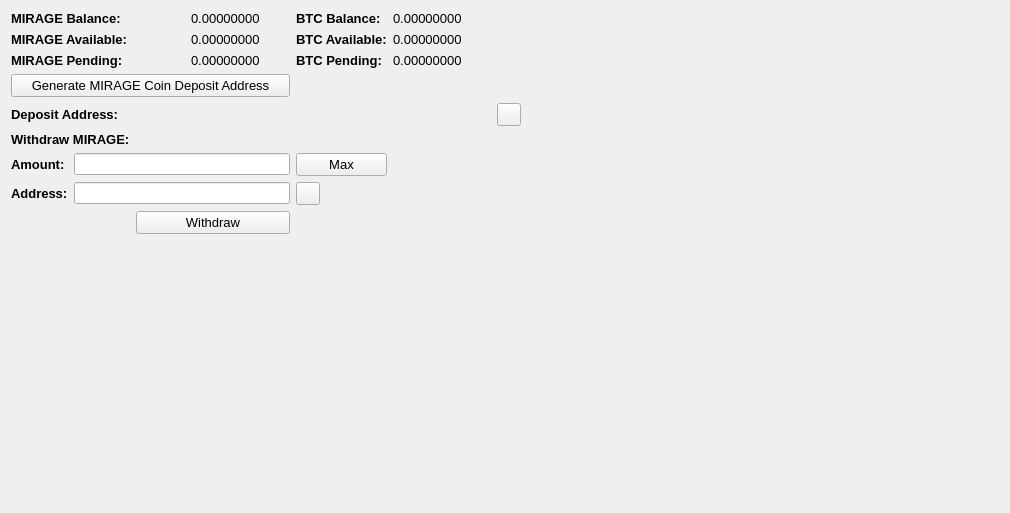
     <widget class="QWidget" name="BalanceTab">
      <attribute name="title">
       <string>Balance</string>
      </attribute>
      <layout class="QGridLayout" name="gridLayout_2">
       <item row="0" column="0" colspan="2">
        <widget class="QLabel" name="label_11">
         <property name="font">
          <font>
           <pointsize>10</pointsize>
           <weight>75</weight>
           <bold>true</bold>
          </font>
         </property>
         <property name="text">
          <string>MIRAGE Balance:</string>
         </property>
        </widget>
       </item>
       <item row="0" column="3">
        <widget class="QLabel" name="MIRAGEBalanceLabel">
         <property name="font">
          <font>
           <pointsize>10</pointsize>
          </font>
         </property>
         <property name="text">
          <string>0.00000000</string>
         </property>
         <property name="textInteractionFlags">
          <set>Qt::LinksAccessibleByMouse|Qt::TextSelectableByMouse</set>
         </property>
        </widget>
       </item>
       <item row="0" column="4">
        <widget class="QLabel" name="label_12">
         <property name="font">
          <font>
           <pointsize>10</pointsize>
           <weight>75</weight>
           <bold>true</bold>
          </font>
         </property>
         <property name="text">
          <string>BTC Balance:</string>
         </property>
        </widget>
       </item>
       <item row="0" column="5">
        <widget class="QLabel" name="BitcoinBalanceLabel">
         <property name="font">
          <font>
           <pointsize>10</pointsize>
          </font>
         </property>
         <property name="text">
          <string>0.00000000</string>
         </property>
         <property name="textInteractionFlags">
          <set>Qt::LinksAccessibleByMouse|Qt::TextSelectableByMouse</set>
         </property>
        </widget>
       </item>
       <item row="0" column="7" rowspan="10">
        <spacer name="horizontalSpacer_4">
         <property name="orientation">
          <enum>Qt::Horizontal</enum>
         </property>
         <property name="sizeHint" stdset="0">
          <size>
           <width>478</width>
           <height>488</height>
          </size>
         </property>
        </spacer>
       </item>
       <item row="1" column="0" colspan="2">
        <widget class="QLabel" name="label_13">
         <property name="font">
          <font>
           <pointsize>10</pointsize>
           <weight>75</weight>
           <bold>true</bold>
          </font>
         </property>
         <property name="text">
          <string>MIRAGE Available:</string>
         </property>
        </widget>
       </item>
       <item row="1" column="3">
        <widget class="QLabel" name="MIRAGEAvailableLabel_2">
         <property name="font">
          <font>
           <pointsize>10</pointsize>
          </font>
         </property>
         <property name="text">
          <string>0.00000000</string>
         </property>
         <property name="textInteractionFlags">
          <set>Qt::LinksAccessibleByMouse|Qt::TextSelectableByMouse</set>
         </property>
        </widget>
       </item>
       <item row="1" column="4">
        <widget class="QLabel" name="label_15">
         <property name="font">
          <font>
           <pointsize>10</pointsize>
           <weight>75</weight>
           <bold>true</bold>
          </font>
         </property>
         <property name="text">
          <string>BTC Available:</string>
         </property>
        </widget>
       </item>
       <item row="1" column="5">
        <widget class="QLabel" name="BitcoinAvailableLabel">
         <property name="font">
          <font>
           <pointsize>10</pointsize>
          </font>
         </property>
         <property name="text">
          <string>0.00000000</string>
         </property>
         <property name="textInteractionFlags">
          <set>Qt::LinksAccessibleByMouse|Qt::TextSelectableByMouse</set>
         </property>
        </widget>
       </item>
       <item row="2" column="0" colspan="2">
        <widget class="QLabel" name="label_14">
         <property name="font">
          <font>
           <pointsize>10</pointsize>
           <weight>75</weight>
           <bold>true</bold>
          </font>
         </property>
         <property name="text">
          <string>MIRAGE Pending:</string>
         </property>
        </widget>
       </item>
       <item row="2" column="3">
        <widget class="QLabel" name="MIRAGEPendingLabel">
         <property name="font">
          <font>
           <pointsize>10</pointsize>
          </font>
         </property>
         <property name="text">
          <string>0.00000000</string>
         </property>
         <property name="textInteractionFlags">
          <set>Qt::LinksAccessibleByMouse|Qt::TextSelectableByMouse</set>
         </property>
        </widget>
       </item>
       <item row="2" column="4">
        <widget class="QLabel" name="label_31">
         <property name="font">
          <font>
           <pointsize>10</pointsize>
           <weight>75</weight>
           <bold>true</bold>
          </font>
         </property>
         <property name="text">
          <string>BTC Pending:</string>
         </property>
        </widget>
       </item>
       <item row="2" column="5">
        <widget class="QLabel" name="BitcoinPendingLabel">
         <property name="font">
          <font>
           <pointsize>10</pointsize>
          </font>
         </property>
         <property name="text">
          <string>0.00000000</string>
         </property>
         <property name="textInteractionFlags">
          <set>Qt::LinksAccessibleByMouse|Qt::TextSelectableByMouse</set>
         </property>
        </widget>
       </item>
       <item row="3" column="0" colspan="4">
        <widget class="QPushButton" name="GenDepositBTN">
         <property name="font">
          <font>
           <pointsize>10</pointsize>
          </font>
         </property>
         <property name="text">
          <string>Generate MIRAGE Coin Deposit Address</string>
         </property>
        </widget>
       </item>
       <item row="4" column="0" colspan="3">
        <widget class="QLabel" name="label_33">
         <property name="font">
          <font>
           <pointsize>10</pointsize>
           <weight>75</weight>
           <bold>true</bold>
          </font>
         </property>
         <property name="text">
          <string>Deposit Address:</string>
         </property>
        </widget>
       </item>
       <item row="4" column="3" colspan="3">
        <widget class="QLabel" name="DepositAddressLabel">
         <property name="minimumSize">
          <size>
           <width>300</width>
           <height>0</height>
          </size>
         </property>
         <property name="palette">
          <palette>
           <active>
            <colorrole role="WindowText">
             <brush brushstyle="SolidPattern">
              <color alpha="255">
               <red>0</red>
               <green>0</green>
               <blue>0</blue>
              </color>
             </brush>
            </colorrole>
            <colorrole role="Text">
             <brush brushstyle="SolidPattern">
              <color alpha="255">
               <red>0</red>
               <green>0</green>
               <blue>255</blue>
              </color>
             </brush>
            </colorrole>
           </active>
           <inactive>
            <colorrole role="WindowText">
             <brush brushstyle="SolidPattern">
              <color alpha="255">
               <red>0</red>
               <green>0</green>
               <blue>0</blue>
              </color>
             </brush>
            </colorrole>
            <colorrole role="Text">
             <brush brushstyle="SolidPattern">
              <color alpha="255">
               <red>0</red>
               <green>0</green>
               <blue>255</blue>
              </color>
             </brush>
            </colorrole>
           </inactive>
           <disabled>
            <colorrole role="WindowText">
             <brush brushstyle="SolidPattern">
              <color alpha="255">
               <red>120</red>
               <green>120</green>
               <blue>120</blue>
              </color>
             </brush>
            </colorrole>
            <colorrole role="Text">
             <brush brushstyle="SolidPattern">
              <color alpha="255">
               <red>120</red>
               <green>120</green>
               <blue>120</blue>
              </color>
             </brush>
            </colorrole>
           </disabled>
          </palette>
         </property>
         <property name="font">
          <font>
           <pointsize>10</pointsize>
           <weight>75</weight>
           <bold>true</bold>
          </font>
         </property>
         <property name="text">
          <string/>
         </property>
         <property name="alignment">
          <set>Qt::AlignRight|Qt::AlignTrailing|Qt::AlignVCenter</set>
         </property>
         <property name="textInteractionFlags">
          <set>Qt::LinksAccessibleByMouse|Qt::TextSelectableByKeyboard|Qt::TextSelectableByMouse</set>
         </property>
        </widget>
       </item>
       <item row="4" column="6">
        <widget class="QToolButton" name="DepositCopyButton">
         <property name="toolTip">
          <string>Copy to clipboard</string>
         </property>
         <property name="text">
          <string/>
         </property>
         <property name="icon">
          <iconset resource="../bitcoin.qrc">
           <normaloff>:/icons/editcopy</normaloff>:/icons/editcopy</iconset>
         </property>
         <property name="shortcut">
          <string>Alt+P</string>
         </property>
        </widget>
       </item>
       <item row="5" column="0" colspan="2">
        <widget class="QLabel" name="label_34">
         <property name="font">
          <font>
           <pointsize>10</pointsize>
           <weight>75</weight>
           <bold>true</bold>
          </font>
         </property>
         <property name="text">
          <string>Withdraw MIRAGE:</string>
         </property>
        </widget>
       </item>
       <item row="6" column="0">
        <widget class="QLabel" name="label_26">
         <property name="font">
          <font>
           <pointsize>10</pointsize>
           <weight>75</weight>
           <bold>true</bold>
          </font>
         </property>
         <property name="text">
          <string>Amount:</string>
         </property>
        </widget>
       </item>
       <item row="6" column="1" colspan="3">
        <widget class="QLineEdit" name="WithdrawUnitsInput">
         <property name="font">
          <font>
           <pointsize>9</pointsize>
           <weight>75</weight>
           <bold>true</bold>
          </font>
         </property>
         <property name="text">
          <string/>
         </property>
        </widget>
       </item>
       <item row="6" column="4">
        <widget class="QPushButton" name="Withdraw_Max_Amount">
         <property name="font">
          <font>
           <pointsize>10</pointsize>
          </font>
         </property>
         <property name="text">
          <string>Max</string>
         </property>
        </widget>
       </item>
       <item row="7" column="0">
        <widget class="QLabel" name="label_10">
         <property name="font">
          <font>
           <pointsize>10</pointsize>
           <weight>75</weight>
           <bold>true</bold>
          </font>
         </property>
         <property name="text">
          <string>Address:</string>
         </property>
        </widget>
       </item>
       <item row="7" column="1" colspan="3">
        <widget class="QLineEdit" name="WithdrawAddress">
         <property name="font">
          <font>
           <pointsize>9</pointsize>
           <weight>75</weight>
           <bold>true</bold>
          </font>
         </property>
        </widget>
       </item>
       <item row="7" column="4">
        <widget class="QToolButton" name="WithdrawPasteButton">
         <property name="toolTip">
          <string>Paste from clipboard</string>
         </property>
         <property name="text">
          <string/>
         </property>
         <property name="icon">
          <iconset resource="../bitcoin.qrc">
           <normaloff>:/icons/editpaste</normaloff>:/icons/editpaste</iconset>
         </property>
         <property name="shortcut">
          <string>Alt+P</string>
         </property>
        </widget>
       </item>
       <item row="8" column="2" colspan="2">
        <widget class="QPushButton" name="WithdrawUnitsBtn">
         <property name="font">
          <font>
           <pointsize>10</pointsize>
          </font>
         </property>
         <property name="text">
          <string>Withdraw</string>
         </property>
        </widget>
       </item>
       <item row="9" column="0" colspan="6">
        <spacer name="verticalSpacer">
         <property name="orientation">
          <enum>Qt::Vertical</enum>
         </property>
         <property name="sizeHint" stdset="0">
          <size>
           <width>428</width>
           <height>262</height>
          </size>
         </property>
        </spacer>
       </item>
      </layout>
      <zorder>label_31</zorder>
      <zorder>label_15</zorder>
      <zorder>label_12</zorder>
      <zorder>label_14</zorder>
      <zorder>label_13</zorder>
      <zorder>label_11</zorder>
      <zorder>BitcoinBalanceLabel</zorder>
      <zorder>MIRAGEBalanceLabel</zorder>
      <zorder>MIRAGEAvailableLabel_2</zorder>
      <zorder>MIRAGEPendingLabel</zorder>
      <zorder>BitcoinAvailableLabel</zorder>
      <zorder>BitcoinPendingLabel</zorder>
      <zorder>label_33</zorder>
      <zorder>GenDepositBTN</zorder>
      <zorder>DepositAddressLabel</zorder>
      <zorder>Withdraw_Max_Amount</zorder>
      <zorder>label_34</zorder>
      <zorder>WithdrawUnitsInput</zorder>
      <zorder>label_10</zorder>
      <zorder>label_26</zorder>
      <zorder>WithdrawAddress</zorder>
      <zorder>WithdrawUnitsBtn</zorder>
      <zorder>horizontalSpacer_4</zorder>
      <zorder>verticalSpacer</zorder>
      <zorder>WithdrawPasteButton</zorder>
      <zorder>DepositCopyButton</zorder>
     </widget>
